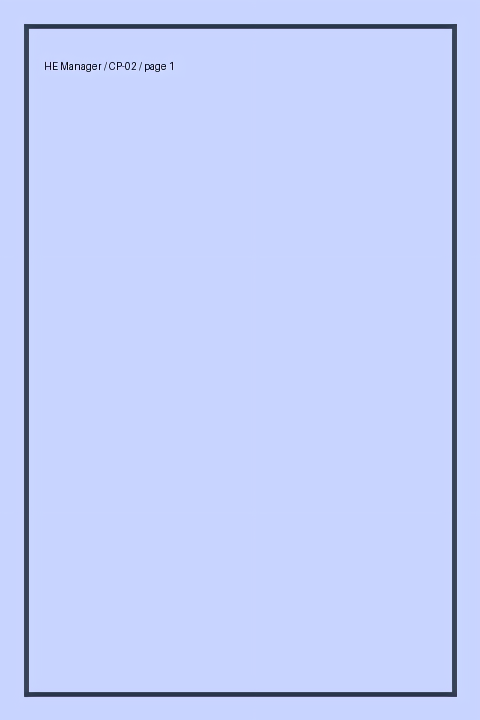
#> input picture desktop/reports/CP-02/CP-02-mac-image-service.png, 960 x 1440 px (shown at 1/2 size); its folder holds only this picture in this run
$ python -i video.py   (imports and definitions only)   (older library calls are emulated)
#> lines starting #> are read from the running program, lines starting #| are printed output that depends on the picture
#> further down, picture is the input picture: shape (1440, 960, 3); mean B, G, R 249.5, 207.3, 195.5
import logging
import os
import cv2
import numpy as np
from PIL import Image

from . import common

logger = logging.getLogger(__name__)


def is_valid_frame(frame, max_width=512):
    """
    Checks if a frame is 'valid' for a thumbnail (not black/white, not pure color, not too blurry).
    """
#> called with max_width = 512
    try:
        h, w = frame.shape[:2]
#> h = 1440; w = 960
        if w > max_width:
            scale = max_width / w
#> scale = 0.533
            frame = cv2.resize(frame, (max_width, int(h * scale)))
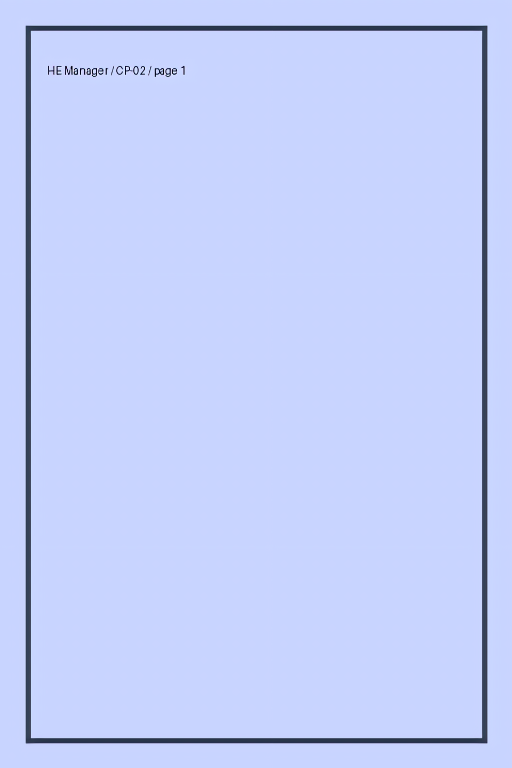
#> frame: shape (768, 512, 3); mean of channels 0, 1, 2 249.5, 207.2, 195.4; drawn as B, G, R

        gray = cv2.cvtColor(frame, cv2.COLOR_BGR2GRAY)
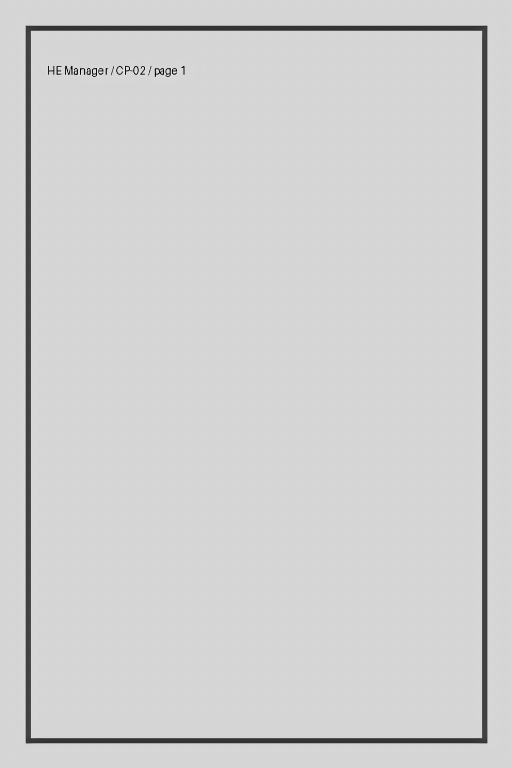
#> gray: shape (768, 512); min 1, max 236, mean 208.3

        # 1. Brightness check (avoid black or white screens)
        avg_brightness = np.mean(gray)
#> avg_brightness = 208.3
        if avg_brightness < 20 or avg_brightness > 235:
            return False, avg_brightness, 0, 0

        # 2. Variance check (avoid pure colors or very low detail)
        variance = np.var(gray)
#> variance = 686.2
        if variance < 150:
            return False, avg_brightness, variance, 0

        # 3. Sharpness check (Laplacian variance)
        sharpness = cv2.Laplacian(gray, cv2.CV_64F).var()
#> sharpness = 479.9
        if sharpness < 15:
            return False, avg_brightness, variance, sharpness

        return True, avg_brightness, variance, sharpness
    except Exception:
        return False, 0, 0, 0


# [174 lines left out: functions get_video_thumbnail, get_video_metadata, _generate_sprite_vtt, not called in this run]


def generate_sprite_vtt(video_path, base_name, thumbnail_dir, interval=2):
    with common.VIDEO_PREVIEW_SEMAPHORE:
        return _generate_sprite_vtt(video_path, base_name, thumbnail_dir, interval)

>>> import cv2
>>> picture = cv2.imread('../../../desktop/reports/CP-02/CP-02-mac-image-service.png')
>>> result = is_valid_frame(picture)
#> result = (True, 208.3, 686.2, 479.9)
